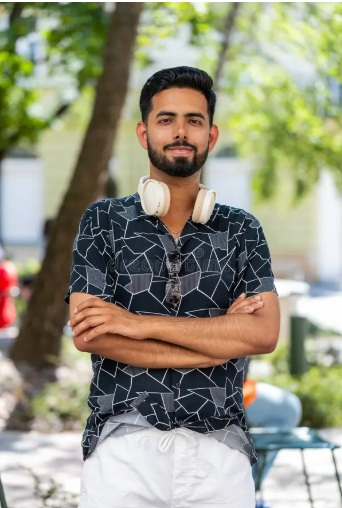
#> input picture 15_Frequency_HPF/input2.jpg, 342 x 508 px
$ python program.py
#> lines starting #> are read from the running program, lines starting #| are printed output that depends on the picture
import cv2
import numpy as np
img = cv2.imread("input2.jpg",0)
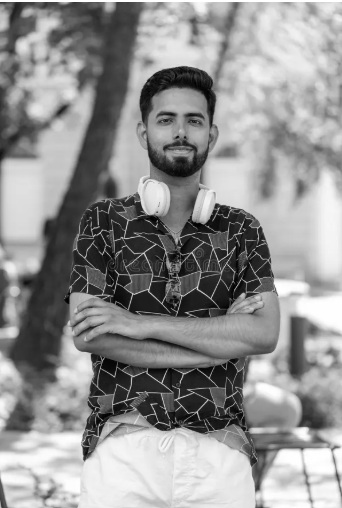
#> img: shape (508, 342); min 0, max 255, mean 146
dft = cv2.dft(np.float32(img),flags=cv2.DFT_COMPLEX_OUTPUT)
dft_shift = np.fft.fftshift(dft)
rows, cols = img.shape
#> rows = 508; cols = 342
crows, ccol = rows //2, cols //2
#> crows = 254; ccol = 171
mask = np.ones((rows,cols,2),np.uint8)
r=30
mask[crows-r: crows+r,ccol-r: ccol+r]=0
filtered_dft = dft_shift*mask
inverse_shift = np.fft.ifftshift(filtered_dft)
img_back = cv2.idft(inverse_shift)
img_back = cv2.magnitude(img_back[:,:,0],img_back[:,:,1])
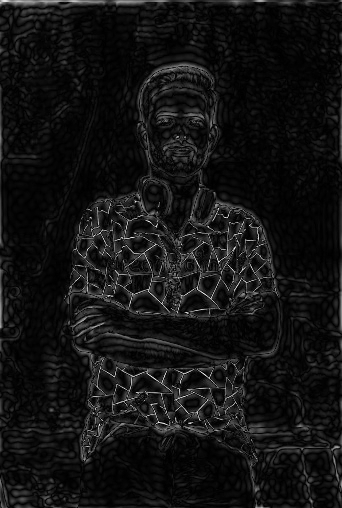
#> img_back: shape (508, 342) float32; min 2152.8, max 26357784, mean 2003769.9; drawn with min black and max white
img_back = cv2.normalize(img_back, None,0,255,cv2.NORM_MINMAX)
img_back = (np.uint8)(img_back)
cv2.imshow("output.png",img)
cv2.imshow("HPF",img_back)
cv2.imwrite("output.png",img_back)
cv2.waitKey(0)
#> (the run stopped early here; a loop or call above may not have finished)
